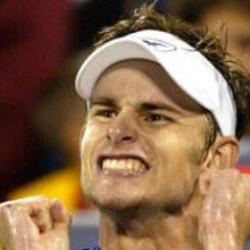
#> input picture image/Andy_Roddick_0002.jpg, 250 x 250 px, found by its file name; its folder holds only this picture in this run
$ jupyter execute CropFace.ipynb
#> lines starting #> are read from the running program, lines starting #| are printed output that depends on the picture
<h1>Table of Contents<span class="tocSkip"></span></h1>
<div class="toc"><ul class="toc-item"><li><span><a href="#初期設定" data-toc-modified-id="初期設定-1"><span class="toc-item-num">1&nbsp;&nbsp;</span>初期設定</a></span><ul class="toc-item"><li><span><a href="#インポート" data-toc-modified-id="インポート-1.1"><span class="toc-item-num">1.1&nbsp;&nbsp;</span>インポート</a></span></li><li><span><a href="#パス指定" data-toc-modified-id="パス指定-1.2"><span class="toc-item-num">1.2&nbsp;&nbsp;</span>パス指定</a></span></li></ul></li><li><span><a href="#フォルダ整理" data-toc-modified-id="フォルダ整理-2"><span class="toc-item-num">2&nbsp;&nbsp;</span>フォルダ整理</a></span></li><li><span><a href="#顔検知" data-toc-modified-id="顔検知-3"><span class="toc-item-num">3&nbsp;&nbsp;</span>顔検知</a></span><ul class="toc-item"><li><span><a href="#モデル読み込み" data-toc-modified-id="モデル読み込み-3.1"><span class="toc-item-num">3.1&nbsp;&nbsp;</span>モデル読み込み</a></span></li><li><span><a href="#関数" data-toc-modified-id="関数-3.2"><span class="toc-item-num">3.2&nbsp;&nbsp;</span>関数</a></span></li><li><span><a href="#顔検出" data-toc-modified-id="顔検出-3.3"><span class="toc-item-num">3.3&nbsp;&nbsp;</span>顔検出</a></span></li></ul></li><li><span><a href="#画像分割" data-toc-modified-id="画像分割-4"><span class="toc-item-num">4&nbsp;&nbsp;</span>画像分割</a></span></li></ul></div>

# 初期設定

## インポート

[cell 1]
import cv2
import os
import shutil

## パス指定

[cell 2]
#original image
path_to_image = './image/'

#cropped image
path_to_cropped = './cropped/'

#top image(input)
path_to_top = './image_top/'

#bottom image(output)
path_to_bottom = './image_bottom/'

[cell 3]
#cropped image size
height = 100
width = 100

# フォルダ整理

#merge images to one folder

folder_list = os.listdir('lfw')
for folder in folder_list:
    path_to_folder = './lfw/{}/'.format(folder)
    file_list = os.listdir(path_to_folder)
    for file in file_list:
        path_to_file = './lfw/{}/{}'.format(folder, file)
        shutil.move(path_to_file, path_to_image_original)

# 顔検知

## モデル読み込み

[cell 4]
#load model
face_classifier = cv2.CascadeClassifier('./haarcascade_frontalface_default.xml')

## 関数

[cell 5]
#show image(cv2.imshow is not convenient)
def imshow(img):
    cv2.namedWindow('image', cv2.WINDOW_NORMAL)
    cv2.imshow('image',img)
    cv2.waitKey(0)
    cv2.destroyAllWindows()

[cell 6]
# crop face from image
def facecrop(image, save=True):

    img = cv2.imread('{}{}'.format(path_to_image, image))
    faces = face_classifier.detectMultiScale(img, 1.3, 5)

    if faces != None:
        for x, y, w, h in faces:
            #cv2.rectangle(img, (x, y), (x + w, y + h), (255, 0, 0), 2)
            image_face = img[y: y + h, x: x + w]

        if save == True:
            cv2.imwrite('./cropped/{}'.format(image), image_face)

## 顔検出

[cell 7]
save=True

[cell 8]
image_list = os.listdir(path_to_image)

#face detect
for image in image_list:

    img = cv2.imread('{}{}'.format(path_to_image, image))
    faces = face_classifier.detectMultiScale(img, 1.3, 5)

    for x, y, w, h in faces:
        #cv2.rectangle(img, (x, y), (x + w, y + h), (255, 0, 0), 2)
        image_face = img[y: y + h, x: x + w]
        image_face = cv2.resize(image_face, (100, 100))

    if save == True:
        cv2.imwrite('./cropped/{}'.format(image), image_face)

# 画像分割

[cell 9]
#separate position for produce input and output image
y_separate = 50

[cell 10]
#separate images
for image_name in image_list:

    image = cv2.imread('{}{}'.format(path_to_cropped, image_name))
#> image is the input picture: shape (250, 250, 3); mean B, G, R 75.5, 102.9, 134.4

    image_top = image[0: y_separate, 0:width]
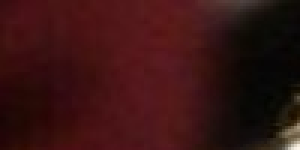
#> image_top: shape (50, 100, 3) (shown 3 times larger); mean B, G, R 18.2, 18.5, 55.9
    image_bottom = image[y_separate:height, 0:width]
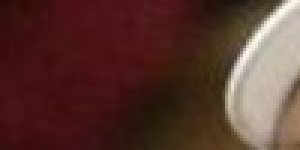
#> image_bottom: shape (50, 100, 3) (shown 3 times larger); mean B, G, R 46.3, 53.5, 87.9

    if save == True:
        cv2.imwrite('./image_top/{}'.format(image_name), image_top)
        cv2.imwrite('./image_bottom/{}'.format(image_name), image_bottom)

$ run again, on image/Barbara_Bodine_0001.jpg
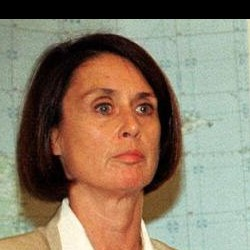
#> input picture image/Barbara_Bodine_0001.jpg, 250 x 250 px, found by its file name
#> image is the input picture: shape (250, 250, 3); mean B, G, R 101.8, 122.3, 137.7
#> `image_top = image[0: y_separate, 0:width]`:
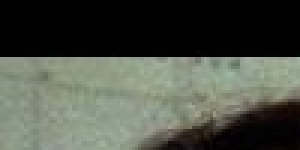
#> image_top: shape (50, 100, 3) (shown 3 times larger); mean B, G, R 70, 80.1, 75.2
#> `image_bottom = image[y_separate:height, 0:width]`:
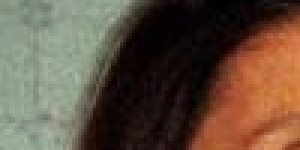
#> image_bottom: shape (50, 100, 3) (shown 3 times larger); mean B, G, R 64.1, 80.5, 99

$ run again, on image/Barbara_Boxer_0001.jpg
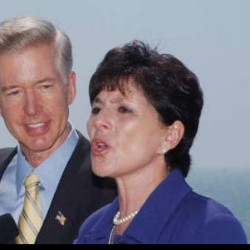
#> input picture image/Barbara_Boxer_0001.jpg, 250 x 250 px, found by its file name
#> image is the input picture: shape (250, 250, 3); mean B, G, R 131.1, 119.5, 125.9
#> `image_top = image[0: y_separate, 0:width]`:
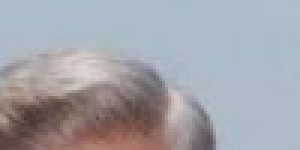
#> image_top: shape (50, 100, 3) (shown 3 times larger); mean B, G, R 170.2, 163.9, 162.7
#> `image_bottom = image[y_separate:height, 0:width]`:
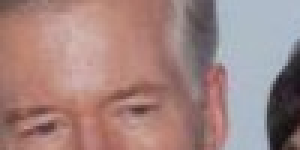
#> image_bottom: shape (50, 100, 3) (shown 3 times larger); mean B, G, R 129.1, 132.5, 162

$ run again, on image/Armando_Calderon_Sol_0001.jpg
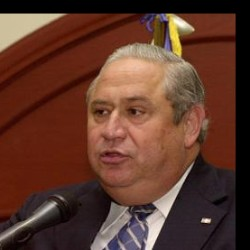
#> input picture image/Armando_Calderon_Sol_0001.jpg, 250 x 250 px, found by its file name
#> image is the input picture: shape (250, 250, 3); mean B, G, R 43.4, 56.7, 94.7
#> `image_top = image[0: y_separate, 0:width]`:
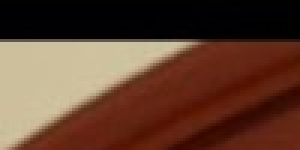
#> image_top: shape (50, 100, 3) (shown 3 times larger); mean B, G, R 46.6, 63.2, 95.9
#> `image_bottom = image[y_separate:height, 0:width]`:
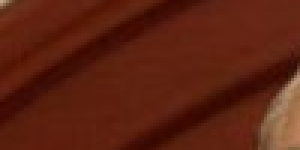
#> image_bottom: shape (50, 100, 3) (shown 3 times larger); mean B, G, R 16.9, 33.7, 92.2
